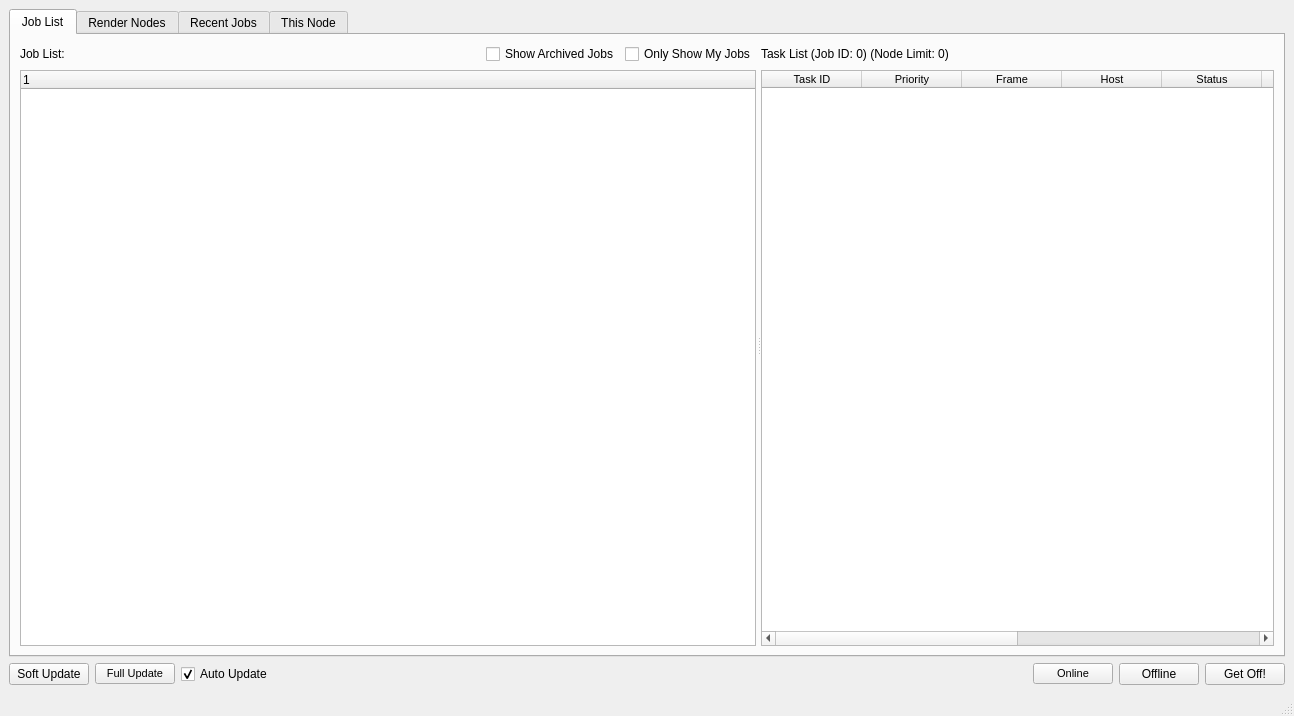
<?xml version="1.0" encoding="UTF-8"?>
<ui version="4.0">
 <class>FarmView</class>
 <widget class="QMainWindow" name="FarmView">
  <property name="geometry">
   <rect>
    <x>0</x>
    <y>0</y>
    <width>1294</width>
    <height>716</height>
   </rect>
  </property>
  <property name="windowTitle">
   <string>FarmView</string>
  </property>
  <widget class="QWidget" name="centralwidget">
   <layout class="QGridLayout" name="gridLayout">
    <item row="1" column="0">
     <layout class="QHBoxLayout" name="horizontalLayout_fetchButton">
      <property name="spacing">
       <number>6</number>
      </property>
      <item>
       <widget class="QPushButton" name="updateButton">
        <property name="text">
         <string>Soft Update</string>
        </property>
       </widget>
      </item>
      <item>
       <widget class="QPushButton" name="fetchButton">
        <property name="font">
         <font>
          <pointsize>8</pointsize>
         </font>
        </property>
        <property name="text">
         <string>Full Update</string>
        </property>
       </widget>
      </item>
      <item>
       <widget class="QCheckBox" name="autoUpdateCheckbox">
        <property name="text">
         <string>Auto Update</string>
        </property>
        <property name="checkable">
         <bool>true</bool>
        </property>
        <property name="checked">
         <bool>true</bool>
        </property>
       </widget>
      </item>
      <item>
       <spacer name="horizontalSpacer_3">
        <property name="orientation">
         <enum>Qt::Horizontal</enum>
        </property>
        <property name="sizeHint" stdset="0">
         <size>
          <width>40</width>
          <height>20</height>
         </size>
        </property>
       </spacer>
      </item>
      <item>
       <widget class="QPushButton" name="onlineThisNodeButton">
        <property name="font">
         <font>
          <pointsize>8</pointsize>
         </font>
        </property>
        <property name="toolTip">
         <string>&lt;html&gt;&lt;head/&gt;&lt;body&gt;&lt;p&gt;Allow this node to accept render tasks&lt;/p&gt;&lt;/body&gt;&lt;/html&gt;</string>
        </property>
        <property name="text">
         <string>Online</string>
        </property>
       </widget>
      </item>
      <item>
       <widget class="QPushButton" name="offlineThisNodeButton">
        <property name="toolTip">
         <string>&lt;html&gt;&lt;head/&gt;&lt;body&gt;&lt;p&gt;Don't allow this node to accept any new jobs (it will still finish what it's working on)&lt;/p&gt;&lt;/body&gt;&lt;/html&gt;</string>
        </property>
        <property name="text">
         <string>Offline</string>
        </property>
       </widget>
      </item>
      <item>
       <widget class="QPushButton" name="getOffThisNodeButton">
        <property name="toolTip">
         <string>&lt;html&gt;&lt;head/&gt;&lt;body&gt;&lt;p&gt;Tell this node to stop the current job, put it back on the job board, and don't accept any more.&lt;/p&gt;&lt;/body&gt;&lt;/html&gt;</string>
        </property>
        <property name="text">
         <string>Get Off!</string>
        </property>
       </widget>
      </item>
     </layout>
    </item>
    <item row="0" column="0">
     <widget class="QTabWidget" name="tabWidget">
      <widget class="QWidget" name="jobListTab">
       <attribute name="title">
        <string>Job List</string>
       </attribute>
       <layout class="QGridLayout" name="gridLayout_11">
        <item row="0" column="0">
         <widget class="QSplitter" name="splitter_jobList">
          <property name="enabled">
           <bool>true</bool>
          </property>
          <property name="sizePolicy">
           <sizepolicy hsizetype="Expanding" vsizetype="Preferred">
            <horstretch>0</horstretch>
            <verstretch>0</verstretch>
           </sizepolicy>
          </property>
          <property name="baseSize">
           <size>
            <width>0</width>
            <height>0</height>
           </size>
          </property>
          <property name="orientation">
           <enum>Qt::Horizontal</enum>
          </property>
          <property name="opaqueResize">
           <bool>true</bool>
          </property>
          <property name="handleWidth">
           <number>5</number>
          </property>
          <property name="childrenCollapsible">
           <bool>true</bool>
          </property>
          <widget class="QWidget" name="layoutWidget_2">
           <layout class="QGridLayout" name="gridLayout_jobListJobs">
            <property name="horizontalSpacing">
             <number>6</number>
            </property>
            <item row="2" column="0" colspan="4">
             <widget class="QTreeWidget" name="jobTree">
              <property name="alternatingRowColors">
               <bool>true</bool>
              </property>
              <property name="selectionMode">
               <enum>QAbstractItemView::ExtendedSelection</enum>
              </property>
              <property name="indentation">
               <number>15</number>
              </property>
              <attribute name="headerDefaultSectionSize">
               <number>50</number>
              </attribute>
              <attribute name="headerMinimumSectionSize">
               <number>50</number>
              </attribute>
              <attribute name="headerShowSortIndicator" stdset="0">
               <bool>false</bool>
              </attribute>
              <column>
               <property name="text">
                <string>1</string>
               </property>
              </column>
             </widget>
            </item>
            <item row="1" column="1">
             <spacer name="horizontalSpacer_jobList">
              <property name="orientation">
               <enum>Qt::Horizontal</enum>
              </property>
              <property name="sizeHint" stdset="0">
               <size>
                <width>40</width>
                <height>20</height>
               </size>
              </property>
             </spacer>
            </item>
            <item row="1" column="3">
             <widget class="QCheckBox" name="userFilterCheckbox">
              <property name="text">
               <string>Only Show My Jobs</string>
              </property>
             </widget>
            </item>
            <item row="1" column="0">
             <widget class="QLabel" name="jobTableLabel">
              <property name="text">
               <string>Job List:</string>
              </property>
             </widget>
            </item>
            <item row="1" column="2">
             <widget class="QCheckBox" name="archivedCheckBox">
              <property name="text">
               <string>Show Archived Jobs</string>
              </property>
             </widget>
            </item>
           </layout>
          </widget>
          <widget class="QWidget" name="layoutWidget_3">
           <layout class="QGridLayout" name="gridLayout_taskList">
            <item row="0" column="2" colspan="2">
             <spacer name="horizontalSpacer_taskList">
              <property name="orientation">
               <enum>Qt::Horizontal</enum>
              </property>
              <property name="sizeHint" stdset="0">
               <size>
                <width>40</width>
                <height>20</height>
               </size>
              </property>
             </spacer>
            </item>
            <item row="0" column="0" colspan="2">
             <widget class="QLabel" name="taskTableLabel">
              <property name="text">
               <string>Task List (Job ID: 0) (Node Limit: 0)</string>
              </property>
             </widget>
            </item>
            <item row="2" column="0" colspan="4">
             <widget class="QTableWidget" name="taskTable">
              <property name="enabled">
               <bool>true</bool>
              </property>
              <property name="font">
               <font>
                <pointsize>8</pointsize>
               </font>
              </property>
              <property name="contextMenuPolicy">
               <enum>Qt::CustomContextMenu</enum>
              </property>
              <property name="editTriggers">
               <set>QAbstractItemView::NoEditTriggers</set>
              </property>
              <property name="alternatingRowColors">
               <bool>false</bool>
              </property>
              <property name="selectionBehavior">
               <enum>QAbstractItemView::SelectRows</enum>
              </property>
              <property name="showGrid">
               <bool>true</bool>
              </property>
              <property name="gridStyle">
               <enum>Qt::SolidLine</enum>
              </property>
              <property name="sortingEnabled">
               <bool>true</bool>
              </property>
              <property name="cornerButtonEnabled">
               <bool>false</bool>
              </property>
              <property name="rowCount">
               <number>0</number>
              </property>
              <attribute name="horizontalHeaderDefaultSectionSize">
               <number>100</number>
              </attribute>
              <attribute name="horizontalHeaderMinimumSectionSize">
               <number>25</number>
              </attribute>
              <attribute name="horizontalHeaderStretchLastSection">
               <bool>true</bool>
              </attribute>
              <attribute name="verticalHeaderVisible">
               <bool>false</bool>
              </attribute>
              <attribute name="verticalHeaderDefaultSectionSize">
               <number>20</number>
              </attribute>
              <column>
               <property name="text">
                <string>Task ID</string>
               </property>
              </column>
              <column>
               <property name="text">
                <string>Priority</string>
               </property>
              </column>
              <column>
               <property name="text">
                <string>Frame</string>
               </property>
              </column>
              <column>
               <property name="text">
                <string>Host</string>
               </property>
              </column>
              <column>
               <property name="text">
                <string>Status</string>
               </property>
              </column>
              <column>
               <property name="text">
                <string>Start Time</string>
               </property>
              </column>
              <column>
               <property name="text">
                <string>End Time</string>
               </property>
              </column>
              <column>
               <property name="text">
                <string>Duration</string>
               </property>
              </column>
              <column>
               <property name="text">
                <string>Exit Code</string>
               </property>
              </column>
              <column>
               <property name="text">
                <string>Reqs</string>
               </property>
              </column>
             </widget>
            </item>
           </layout>
          </widget>
         </widget>
        </item>
       </layout>
      </widget>
      <widget class="QWidget" name="renderNodesTab">
       <attribute name="title">
        <string>Render Nodes</string>
       </attribute>
       <layout class="QGridLayout" name="gridLayout_6">
        <item row="0" column="0">
         <widget class="QTableWidget" name="renderNodeTable">
          <property name="font">
           <font>
            <pointsize>8</pointsize>
           </font>
          </property>
          <property name="contextMenuPolicy">
           <enum>Qt::CustomContextMenu</enum>
          </property>
          <property name="verticalScrollBarPolicy">
           <enum>Qt::ScrollBarAlwaysOn</enum>
          </property>
          <property name="editTriggers">
           <set>QAbstractItemView::NoEditTriggers</set>
          </property>
          <property name="selectionBehavior">
           <enum>QAbstractItemView::SelectRows</enum>
          </property>
          <property name="verticalScrollMode">
           <enum>QAbstractItemView::ScrollPerItem</enum>
          </property>
          <property name="showGrid">
           <bool>true</bool>
          </property>
          <property name="sortingEnabled">
           <bool>true</bool>
          </property>
          <property name="cornerButtonEnabled">
           <bool>false</bool>
          </property>
          <attribute name="horizontalHeaderStretchLastSection">
           <bool>true</bool>
          </attribute>
          <attribute name="verticalHeaderVisible">
           <bool>false</bool>
          </attribute>
          <attribute name="verticalHeaderDefaultSectionSize">
           <number>20</number>
          </attribute>
          <column>
           <property name="text">
            <string>Host</string>
           </property>
          </column>
          <column>
           <property name="text">
            <string>Status</string>
           </property>
          </column>
          <column>
           <property name="text">
            <string>Task ID</string>
           </property>
          </column>
          <column>
           <property name="text">
            <string>Min Priority</string>
           </property>
          </column>
          <column>
           <property name="text">
            <string>Online Time</string>
           </property>
          </column>
          <column>
           <property name="text">
            <string>Offline Time</string>
           </property>
          </column>
          <column>
           <property name="text">
            <string>Last heartbeat</string>
           </property>
          </column>
          <column>
           <property name="text">
            <string>Version</string>
           </property>
          </column>
          <column>
           <property name="text">
            <string>Capabilities</string>
           </property>
          </column>
         </widget>
        </item>
       </layout>
      </widget>
      <widget class="QWidget" name="jobsTab">
       <attribute name="title">
        <string>Recent Jobs</string>
       </attribute>
       <layout class="QGridLayout" name="gridLayout_5">
        <item row="0" column="0">
         <widget class="QScrollArea" name="scrollArea_recentTasks">
          <property name="widgetResizable">
           <bool>true</bool>
          </property>
          <widget class="QWidget" name="scrollAreaWidgetContents_recentTasks">
           <property name="geometry">
            <rect>
             <x>0</x>
             <y>0</y>
             <width>1250</width>
             <height>601</height>
            </rect>
           </property>
           <layout class="QGridLayout" name="gridLayout_2">
            <item row="0" column="0">
             <widget class="QSpinBox" name="limitSpinBox">
              <property name="maximum">
               <number>999</number>
              </property>
              <property name="value">
               <number>100</number>
              </property>
             </widget>
            </item>
            <item row="2" column="0">
             <spacer name="verticalSpacer_taskGrid">
              <property name="orientation">
               <enum>Qt::Vertical</enum>
              </property>
              <property name="sizeHint" stdset="0">
               <size>
                <width>20</width>
                <height>40</height>
               </size>
              </property>
             </spacer>
            </item>
            <item row="1" column="0">
             <layout class="QGridLayout" name="taskGrid"/>
            </item>
           </layout>
          </widget>
         </widget>
        </item>
       </layout>
      </widget>
      <widget class="QWidget" name="thisNodeTab">
       <attribute name="title">
        <string>This Node</string>
       </attribute>
       <widget class="QWidget" name="layoutWidget">
        <property name="geometry">
         <rect>
          <x>10</x>
          <y>10</y>
          <width>651</width>
          <height>223</height>
         </rect>
        </property>
        <layout class="QFormLayout" name="formLayout_thisNodeLabels">
         <property name="fieldGrowthPolicy">
          <enum>QFormLayout::AllNonFixedFieldsGrow</enum>
         </property>
         <item row="0" column="0">
          <widget class="QLabel" name="nodeNameLabel_LABEL">
           <property name="text">
            <string>Node name:</string>
           </property>
          </widget>
         </item>
         <item row="0" column="1">
          <widget class="QLabel" name="nodeNameLabel">
           <property name="text">
            <string>N/A</string>
           </property>
          </widget>
         </item>
         <item row="1" column="0">
          <widget class="QLabel" name="nodeStatusLabel_LABEL">
           <property name="text">
            <string>Node status:</string>
           </property>
          </widget>
         </item>
         <item row="1" column="1">
          <widget class="QLabel" name="nodeStatusLabel">
           <property name="text">
            <string>N/A</string>
           </property>
          </widget>
         </item>
         <item row="2" column="0">
          <widget class="QLabel" name="taskIDLabelLabel">
           <property name="text">
            <string>Task ID:</string>
           </property>
          </widget>
         </item>
         <item row="2" column="1">
          <widget class="QLabel" name="taskIDLabel">
           <property name="text">
            <string>N/A</string>
           </property>
          </widget>
         </item>
         <item row="3" column="0">
          <widget class="QLabel" name="nodeVersionLabel_LABEL">
           <property name="text">
            <string>Version:</string>
           </property>
          </widget>
         </item>
         <item row="3" column="1">
          <widget class="QLabel" name="nodeVersionLabel">
           <property name="text">
            <string>N/A</string>
           </property>
          </widget>
         </item>
         <item row="4" column="0">
          <widget class="QLabel" name="minPriorityLabel_LABEL">
           <property name="text">
            <string>Min Priority:</string>
           </property>
          </widget>
         </item>
         <item row="4" column="1">
          <widget class="QLabel" name="minPriorityLabel">
           <property name="text">
            <string>N/A</string>
           </property>
          </widget>
         </item>
         <item row="5" column="0">
          <widget class="QLabel" name="capabilitiesLabel_LABEL">
           <property name="text">
            <string>Capabilities:</string>
           </property>
          </widget>
         </item>
         <item row="5" column="1">
          <widget class="QLabel" name="capabilitiesLabel">
           <property name="text">
            <string>N/A</string>
           </property>
          </widget>
         </item>
         <item row="6" column="0">
          <widget class="QLabel" name="onlineTimeLabel_LABEL">
           <property name="text">
            <string>Online Time:</string>
           </property>
          </widget>
         </item>
         <item row="6" column="1">
          <widget class="QLabel" name="onlineTimeLabel">
           <property name="text">
            <string>N/A</string>
           </property>
          </widget>
         </item>
         <item row="7" column="0">
          <widget class="QLabel" name="offlineTimeLabel_LABEL">
           <property name="text">
            <string>Offline Time:</string>
           </property>
          </widget>
         </item>
         <item row="7" column="1">
          <widget class="QLabel" name="offlineTimeLabel">
           <property name="text">
            <string>N/A</string>
           </property>
          </widget>
         </item>
         <item row="9" column="0">
          <widget class="QPushButton" name="editThisNodeButton">
           <property name="enabled">
            <bool>true</bool>
           </property>
           <property name="text">
            <string>Edit This Node...</string>
           </property>
          </widget>
         </item>
         <item row="8" column="0">
          <widget class="QLabel" name="pulseLabel_LABEL">
           <property name="text">
            <string>Pulse:</string>
           </property>
          </widget>
         </item>
         <item row="8" column="1">
          <widget class="QLabel" name="pulseLabel">
           <property name="text">
            <string>N/A</string>
           </property>
          </widget>
         </item>
        </layout>
       </widget>
      </widget>
     </widget>
    </item>
   </layout>
  </widget>
  <widget class="QStatusBar" name="statusbar">
   <property name="enabled">
    <bool>true</bool>
   </property>
  </widget>
 </widget>
 <resources/>
 <connections/>
</ui>
